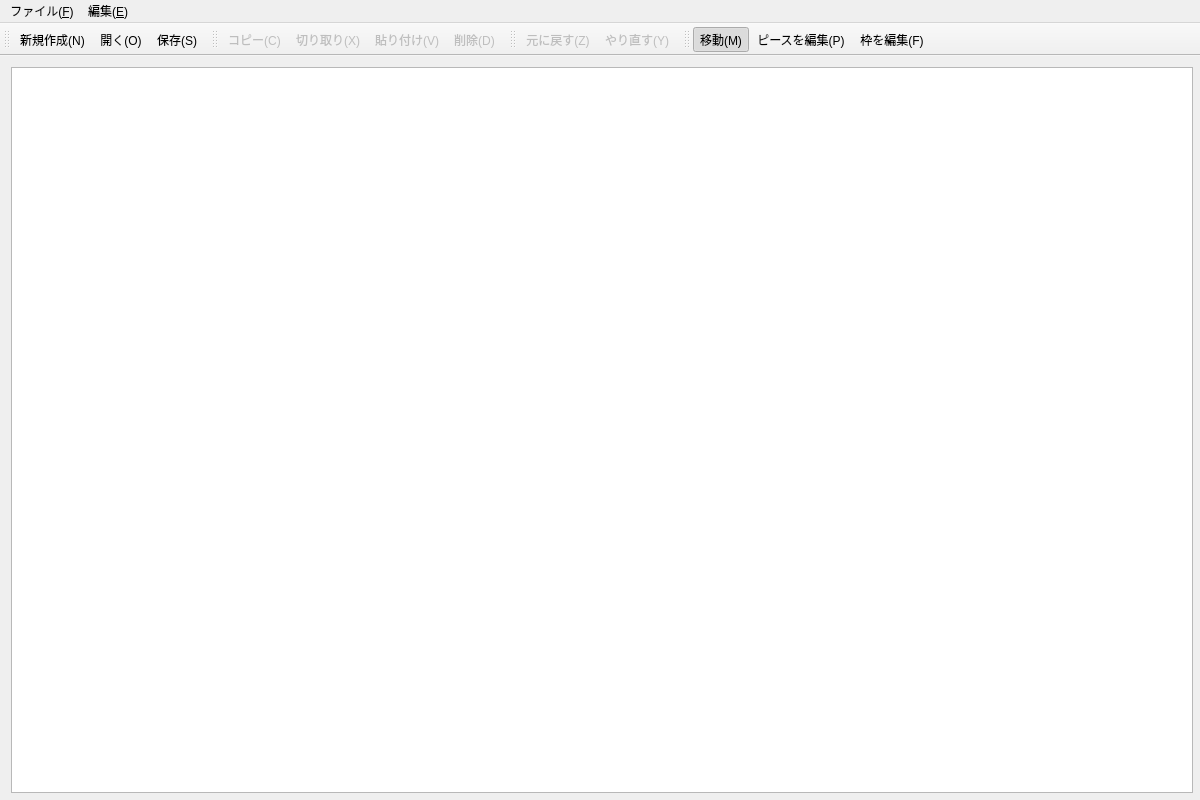
<?xml version="1.0" encoding="UTF-8"?>
<ui version="4.0">
 <class>MainWindow</class>
 <widget class="QMainWindow" name="MainWindow">
  <property name="geometry">
   <rect>
    <x>0</x>
    <y>0</y>
    <width>1200</width>
    <height>800</height>
   </rect>
  </property>
  <property name="windowTitle">
   <string>Editor</string>
  </property>
  <widget class="QWidget" name="centralwidget">
   <layout class="QVBoxLayout" name="verticalLayout">
    <property name="spacing">
     <number>0</number>
    </property>
    <property name="leftMargin">
     <number>11</number>
    </property>
    <property name="topMargin">
     <number>11</number>
    </property>
    <property name="rightMargin">
     <number>7</number>
    </property>
    <property name="bottomMargin">
     <number>7</number>
    </property>
    <item>
     <widget class="SceneView" name="view">
      <property name="mouseTracking">
       <bool>false</bool>
      </property>
      <property name="backgroundBrush">
       <brush brushstyle="SolidPattern">
        <color alpha="255">
         <red>239</red>
         <green>242</green>
         <blue>249</blue>
        </color>
       </brush>
      </property>
      <property name="transformationAnchor">
       <enum>QGraphicsView::NoAnchor</enum>
      </property>
     </widget>
    </item>
   </layout>
  </widget>
  <widget class="QMenuBar" name="menubar">
   <property name="geometry">
    <rect>
     <x>0</x>
     <y>0</y>
     <width>1200</width>
     <height>24</height>
    </rect>
   </property>
   <widget class="QMenu" name="menu">
    <property name="title">
     <string>ファイル(&amp;F)</string>
    </property>
    <addaction name="action_new_file"/>
    <addaction name="action_open_file"/>
    <addaction name="separator"/>
    <addaction name="action_save_file"/>
    <addaction name="action_save_as_file"/>
    <addaction name="separator"/>
    <addaction name="action_end_application"/>
   </widget>
   <widget class="QMenu" name="menu_2">
    <property name="title">
     <string>編集(&amp;E)</string>
    </property>
    <addaction name="action_undo"/>
    <addaction name="action_redo"/>
    <addaction name="separator"/>
    <addaction name="action_copy"/>
    <addaction name="action_cut"/>
    <addaction name="action_paste"/>
    <addaction name="action_delete"/>
    <addaction name="separator"/>
    <addaction name="action_mode_moving"/>
    <addaction name="action_mode_edit_piece"/>
    <addaction name="action_mode_edit_frame"/>
   </widget>
   <addaction name="menu"/>
   <addaction name="menu_2"/>
  </widget>
  <widget class="QToolBar" name="toolBar">
   <property name="contextMenuPolicy">
    <enum>Qt::DefaultContextMenu</enum>
   </property>
   <property name="windowTitle">
    <string>toolBar</string>
   </property>
   <property name="layoutDirection">
    <enum>Qt::LeftToRight</enum>
   </property>
   <property name="movable">
    <bool>true</bool>
   </property>
   <property name="allowedAreas">
    <set>Qt::AllToolBarAreas</set>
   </property>
   <property name="orientation">
    <enum>Qt::Horizontal</enum>
   </property>
   <property name="iconSize">
    <size>
     <width>25</width>
     <height>25</height>
    </size>
   </property>
   <property name="toolButtonStyle">
    <enum>Qt::ToolButtonTextUnderIcon</enum>
   </property>
   <property name="floatable">
    <bool>true</bool>
   </property>
   <attribute name="toolBarArea">
    <enum>TopToolBarArea</enum>
   </attribute>
   <attribute name="toolBarBreak">
    <bool>false</bool>
   </attribute>
   <addaction name="action_new_file"/>
   <addaction name="action_open_file"/>
   <addaction name="action_save_file"/>
  </widget>
  <widget class="QToolBar" name="toolBar_2">
   <property name="windowTitle">
    <string>toolBar_2</string>
   </property>
   <property name="toolButtonStyle">
    <enum>Qt::ToolButtonTextUnderIcon</enum>
   </property>
   <attribute name="toolBarArea">
    <enum>TopToolBarArea</enum>
   </attribute>
   <attribute name="toolBarBreak">
    <bool>false</bool>
   </attribute>
   <addaction name="action_copy"/>
   <addaction name="action_cut"/>
   <addaction name="action_paste"/>
   <addaction name="action_delete"/>
  </widget>
  <widget class="QToolBar" name="toolBar_3">
   <property name="enabled">
    <bool>true</bool>
   </property>
   <property name="windowTitle">
    <string>toolBar_3</string>
   </property>
   <property name="toolButtonStyle">
    <enum>Qt::ToolButtonTextUnderIcon</enum>
   </property>
   <attribute name="toolBarArea">
    <enum>TopToolBarArea</enum>
   </attribute>
   <attribute name="toolBarBreak">
    <bool>false</bool>
   </attribute>
   <addaction name="action_undo"/>
   <addaction name="action_redo"/>
  </widget>
  <widget class="QToolBar" name="toolBar_4">
   <property name="windowTitle">
    <string>toolBar_4</string>
   </property>
   <property name="toolButtonStyle">
    <enum>Qt::ToolButtonTextUnderIcon</enum>
   </property>
   <attribute name="toolBarArea">
    <enum>TopToolBarArea</enum>
   </attribute>
   <attribute name="toolBarBreak">
    <bool>false</bool>
   </attribute>
   <addaction name="action_mode_moving"/>
   <addaction name="action_mode_edit_piece"/>
   <addaction name="action_mode_edit_frame"/>
  </widget>
  <action name="action_end_application">
   <property name="text">
    <string>終了(Q)</string>
   </property>
   <property name="toolTip">
    <string>終了</string>
   </property>
   <property name="shortcut">
    <string>Ctrl+Q</string>
   </property>
  </action>
  <action name="action_mode_moving">
   <property name="checkable">
    <bool>true</bool>
   </property>
   <property name="checked">
    <bool>true</bool>
   </property>
   <property name="icon">
    <iconset resource="resource.qrc">
     <normaloff>:/action_icon/action_icon/mode_moving.png</normaloff>:/action_icon/action_icon/mode_moving.png</iconset>
   </property>
   <property name="text">
    <string>移動(M)</string>
   </property>
   <property name="toolTip">
    <string>移動</string>
   </property>
   <property name="shortcut">
    <string>Ctrl+M</string>
   </property>
  </action>
  <action name="action_new_file">
   <property name="icon">
    <iconset resource="resource.qrc">
     <normaloff>:/action_icon/action_icon/new_file.png</normaloff>:/action_icon/action_icon/new_file.png</iconset>
   </property>
   <property name="text">
    <string>新規作成(N)</string>
   </property>
   <property name="toolTip">
    <string>新規作成</string>
   </property>
   <property name="shortcut">
    <string>Ctrl+N</string>
   </property>
  </action>
  <action name="action_open_file">
   <property name="icon">
    <iconset resource="resource.qrc">
     <normaloff>:/action_icon/action_icon/open_file.png</normaloff>:/action_icon/action_icon/open_file.png</iconset>
   </property>
   <property name="text">
    <string>開く(O)</string>
   </property>
   <property name="toolTip">
    <string>開く</string>
   </property>
   <property name="shortcut">
    <string>Ctrl+O</string>
   </property>
  </action>
  <action name="action_save_file">
   <property name="icon">
    <iconset resource="resource.qrc">
     <normaloff>:/action_icon/action_icon/save_file.png</normaloff>:/action_icon/action_icon/save_file.png</iconset>
   </property>
   <property name="text">
    <string>保存(S)</string>
   </property>
   <property name="toolTip">
    <string>保存</string>
   </property>
   <property name="shortcut">
    <string>Ctrl+S</string>
   </property>
  </action>
  <action name="action_save_as_file">
   <property name="text">
    <string>名前を付けて保存(A)</string>
   </property>
   <property name="toolTip">
    <string>名前を付けて保存</string>
   </property>
   <property name="shortcut">
    <string>Ctrl+A</string>
   </property>
  </action>
  <action name="action_mode_edit_frame">
   <property name="checkable">
    <bool>true</bool>
   </property>
   <property name="icon">
    <iconset resource="resource.qrc">
     <normaloff>:/action_icon/action_icon/mode_edit_frame.png</normaloff>:/action_icon/action_icon/mode_edit_frame.png</iconset>
   </property>
   <property name="text">
    <string>枠を編集(F)</string>
   </property>
   <property name="toolTip">
    <string>枠を編集</string>
   </property>
   <property name="shortcut">
    <string>Ctrl+F</string>
   </property>
  </action>
  <action name="action_mode_edit_piece">
   <property name="checkable">
    <bool>true</bool>
   </property>
   <property name="checked">
    <bool>false</bool>
   </property>
   <property name="icon">
    <iconset resource="resource.qrc">
     <normaloff>:/action_icon/action_icon/mode_edit_piece.png</normaloff>:/action_icon/action_icon/mode_edit_piece.png</iconset>
   </property>
   <property name="text">
    <string>ピースを編集(P)</string>
   </property>
   <property name="toolTip">
    <string>ピースを編集</string>
   </property>
   <property name="shortcut">
    <string>Ctrl+P</string>
   </property>
  </action>
  <action name="action_undo">
   <property name="enabled">
    <bool>false</bool>
   </property>
   <property name="icon">
    <iconset resource="resource.qrc">
     <normaloff>:/action_icon/action_icon/undo.png</normaloff>:/action_icon/action_icon/undo.png</iconset>
   </property>
   <property name="text">
    <string>元に戻す(Z)</string>
   </property>
   <property name="toolTip">
    <string>元に戻す</string>
   </property>
   <property name="shortcut">
    <string>Ctrl+Z</string>
   </property>
  </action>
  <action name="action_redo">
   <property name="enabled">
    <bool>false</bool>
   </property>
   <property name="icon">
    <iconset resource="resource.qrc">
     <normaloff>:/action_icon/action_icon/redo.png</normaloff>:/action_icon/action_icon/redo.png</iconset>
   </property>
   <property name="text">
    <string>やり直す(Y)</string>
   </property>
   <property name="toolTip">
    <string>やり直す</string>
   </property>
   <property name="shortcut">
    <string>Ctrl+Y</string>
   </property>
  </action>
  <action name="action_delete">
   <property name="enabled">
    <bool>false</bool>
   </property>
   <property name="icon">
    <iconset resource="resource.qrc">
     <normaloff>:/action_icon/action_icon/delete.png</normaloff>:/action_icon/action_icon/delete.png</iconset>
   </property>
   <property name="text">
    <string>削除(D)</string>
   </property>
   <property name="toolTip">
    <string>削除</string>
   </property>
   <property name="shortcut">
    <string>Ctrl+D</string>
   </property>
  </action>
  <action name="action_copy">
   <property name="enabled">
    <bool>false</bool>
   </property>
   <property name="icon">
    <iconset resource="resource.qrc">
     <normaloff>:/action_icon/action_icon/copy.png</normaloff>:/action_icon/action_icon/copy.png</iconset>
   </property>
   <property name="text">
    <string>コピー(C)</string>
   </property>
   <property name="toolTip">
    <string>コピー</string>
   </property>
   <property name="shortcut">
    <string>Ctrl+C</string>
   </property>
  </action>
  <action name="action_paste">
   <property name="enabled">
    <bool>false</bool>
   </property>
   <property name="icon">
    <iconset resource="resource.qrc">
     <normaloff>:/action_icon/action_icon/paste.png</normaloff>:/action_icon/action_icon/paste.png</iconset>
   </property>
   <property name="text">
    <string>貼り付け(V)</string>
   </property>
   <property name="toolTip">
    <string>貼り付け</string>
   </property>
   <property name="shortcut">
    <string>Ctrl+V</string>
   </property>
  </action>
  <action name="action_cut">
   <property name="enabled">
    <bool>false</bool>
   </property>
   <property name="icon">
    <iconset resource="resource.qrc">
     <normaloff>:/action_icon/action_icon/cut.png</normaloff>:/action_icon/action_icon/cut.png</iconset>
   </property>
   <property name="text">
    <string>切り取り(X)</string>
   </property>
   <property name="toolTip">
    <string>切り取り</string>
   </property>
   <property name="shortcut">
    <string>Ctrl+X</string>
   </property>
  </action>
 </widget>
 <customwidgets>
  <customwidget>
   <class>SceneView</class>
   <extends>QGraphicsView</extends>
   <header>common/scene_view.h</header>
   <slots>
    <slot>changeModeMoving()</slot>
    <slot>changeModeEditPiece()</slot>
   </slots>
  </customwidget>
 </customwidgets>
 <resources>
  <include location="resource.qrc"/>
 </resources>
 <connections>
  <connection>
   <sender>action_end_application</sender>
   <signal>triggered()</signal>
   <receiver>MainWindow</receiver>
   <slot>close()</slot>
   <hints>
    <hint type="sourcelabel">
     <x>-1</x>
     <y>-1</y>
    </hint>
    <hint type="destinationlabel">
     <x>599</x>
     <y>399</y>
    </hint>
   </hints>
  </connection>
  <connection>
   <sender>action_mode_moving</sender>
   <signal>triggered()</signal>
   <receiver>view</receiver>
   <slot>changeModeMoving()</slot>
   <hints>
    <hint type="sourcelabel">
     <x>-1</x>
     <y>-1</y>
    </hint>
    <hint type="destinationlabel">
     <x>601</x>
     <y>439</y>
    </hint>
   </hints>
  </connection>
  <connection>
   <sender>action_mode_edit_piece</sender>
   <signal>triggered()</signal>
   <receiver>view</receiver>
   <slot>changeModeEditPiece()</slot>
   <hints>
    <hint type="sourcelabel">
     <x>-1</x>
     <y>-1</y>
    </hint>
    <hint type="destinationlabel">
     <x>601</x>
     <y>439</y>
    </hint>
   </hints>
  </connection>
 </connections>
</ui>
